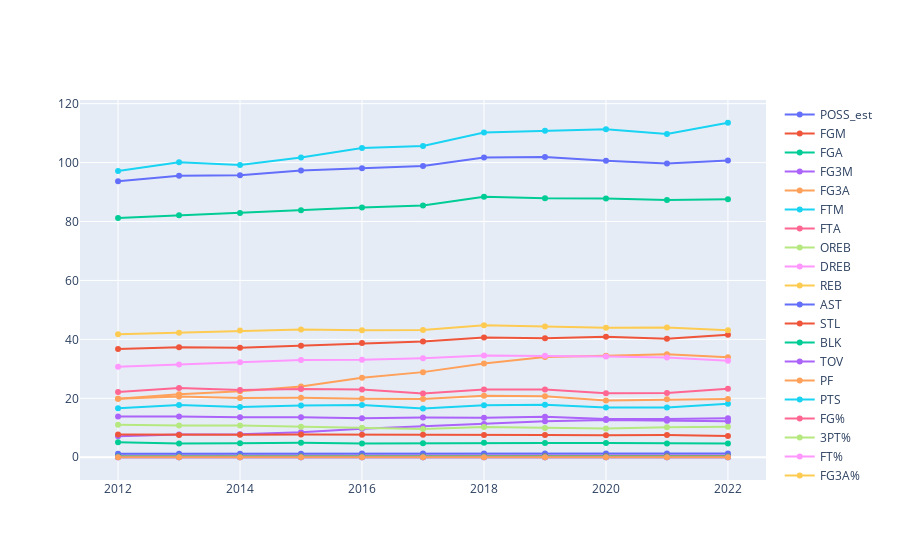

Notebook code cell kept with this figure:
### Code cell
change_per48_df = change_df.copy()
for col in change_per48_df.columns[2:18]:
    change_per48_df[col] = (change_per48_df[col]/change_per48_df['MIN'])*48*5
    
change_per48_df.drop(columns='MIN', inplace=True)

fig = go.Figure()
for col in change_per48_df.columns[1:]:
    fig.add_trace(go.Scatter(x=change_per48_df['season_start_year'],
                            y=change_per48_df[col], name=col))
    
fig.show()
